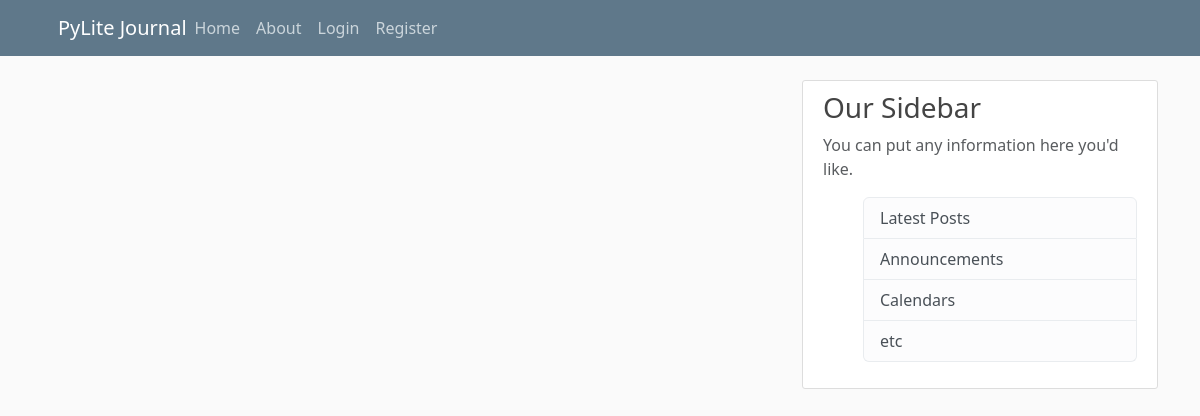
The app's page /, older data.
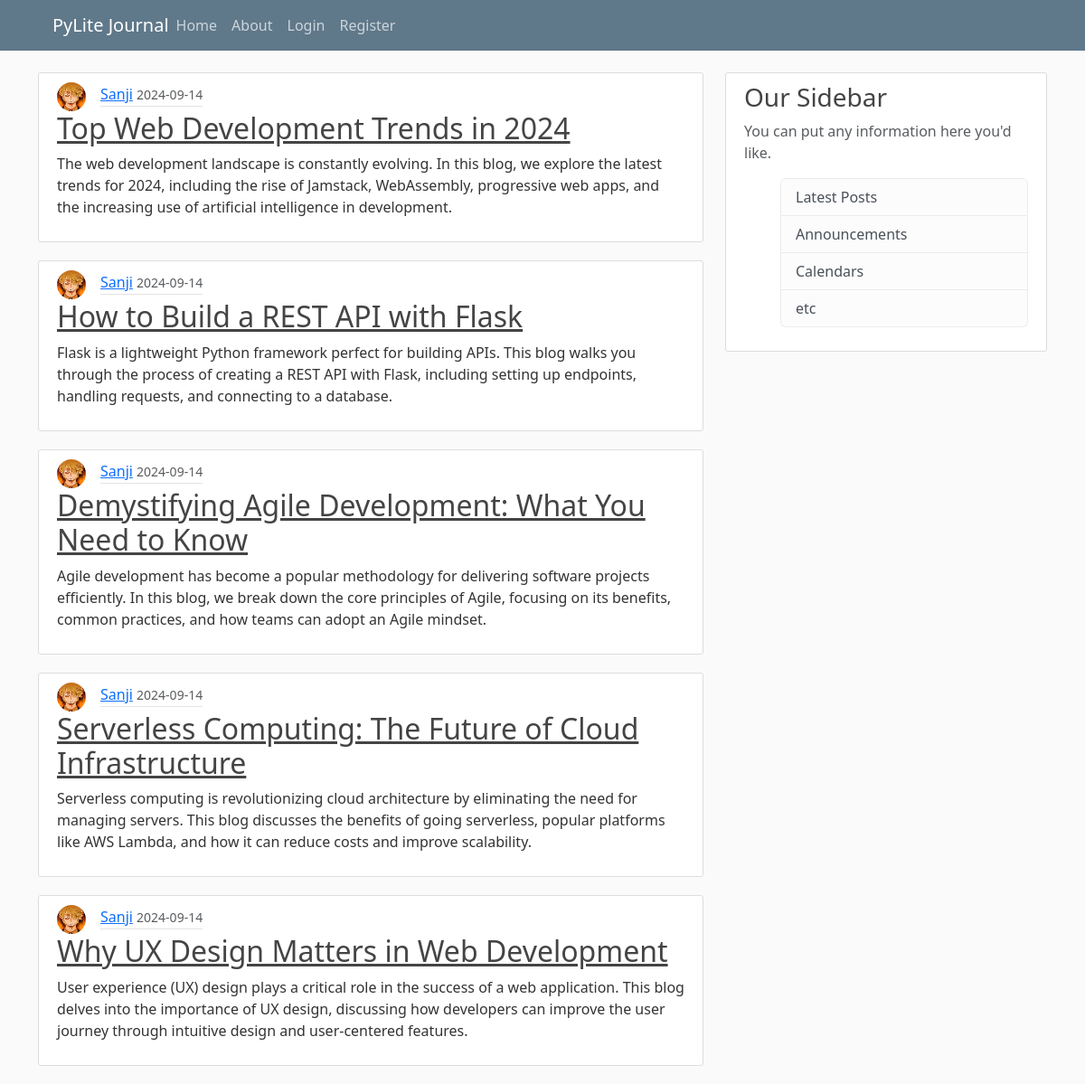
The same page, newer data.
### flask_blog/models.py (models this page shows, shortened)
class Post(db.Model):
  id = db.Column(db.Integer, primary_key=True)
  title = db.Column(db.String(100), nullable=False)
  date = db.Column(db.DateTime, nullable=False, default=datetime.now)
  content = db.Column(db.Text, nullable=False)
  user_id = db.Column(db.Integer, db.ForeignKey('user.id'), nullable=False)

class User(db.Model, UserMixin):
  id = db.Column(db.Integer, primary_key=True)
  username = db.Column(db.String(20), unique=True, nullable=False)
  email = db.Column(db.String(120), unique=True, nullable=False)
  image_file = db.Column(db.String(20), nullable=False, default='default.jpg')
  password = db.Column(db.String(60), nullable=False)
  posts = db.relationship('Post', backref='author', lazy=True)

### flask_blog/routes.py (the view)
@app.route("/")
def home():
  page = request.args.get('page', 1, type=int)
  posts = Post.query.order_by(Post.date.desc()).paginate(page=page, per_page=5)
  return render_template('home.html', posts=posts, title='Home')

### flask_blog/templates/home.html
{% extends "layout.html" %}
{% block content %}
  {% for post in posts %}
  <article class="media content-section">
    <div class="media-body">
      <div style="display: flex; align-items: center;">
        <img class="rounded-circle article-img"
          src="{{ url_for('static', filename='profile_pictures/' + post.author.image_file) }}" alt="" style="width: 2rem; height: 2rem;">
        <div class="article-metadata">
          <a class="mr-2" href="{{ url_for('post', post_id=post.id) }}">{{ post.author.username }}</a>
          <small class="text-muted">{{ post.date.strftime('%Y-%m-%d') }}</small>
        </div></div>
      <h2><a class="article-title" href="{{ url_for('post', post_id=post.id) }}">{{ post.title }}</a></h2>
      <p class="article-content">{{ post.content }}</p>
    </div>
  </article>
  {% endfor %}
{% endblock content %}

### flask_blog/templates/layout.html (shortened to what this page needs)
<!DOCTYPE html>
<html lang="en">
<head>
  <link rel="stylesheet" href="https://cdn.jsdelivr.net/npm/bootstrap@5.3.3/dist/css/bootstrap.rtl.min.css">
  <link rel="stylesheet" type="text/css"  href="{{ url_for('static', filename='main.css') }}">
</head>
<body>
  <header class="site-header">
    <nav class="navbar navbar-expand-md navbar-dark bg-steel fixed-top">
      <div class="container">
        <a class="navbar-brand mr-4" href="/">PyLite Journal</a>
        <div class="collapse navbar-collapse" id="navbarToggle">
          <div class="navbar-nav mr-auto">
            <a class="nav-item nav-link" href="{{ url_for('home') }}">Home</a>
            <a class="nav-item nav-link" href="{{ url_for('about') }}">About</a>
          </div>
          <div class="navbar-nav">
            {% if current_user.is_authenticated %}
              <a class="nav-item nav-link" href="{{ url_for('account') }}">Account</a>
              <a class="nav-item nav-link" href="{{ url_for('new_post') }}">Create Post</a>
              <a class="nav-item nav-link" href="{{ url_for('logout') }}">Logout</a>
            {% else %}
              <a class="nav-item nav-link" href="{{ url_for('login') }}">Login</a>
              <a class="nav-item nav-link" href="{{ url_for('register') }}">Register</a>
            {% endif %}
          </div>
        </div>
      </div>
    </nav>
  </header>
  <main role="main" class="container">
    <div class="row">
      <div class="col-md-8">
        {% block content %}{% endblock %}
      </div>
      <div class="col-md-4">
        <div class="content-section">
          <h3>Our Sidebar</h3>
          <p class='text-muted'>You can put any information here you'd like.
          <ul class="list-group">
            <li class="list-group-item list-group-item-light">Latest Posts</li>
            <li class="list-group-item list-group-item-light">Announcements</li>
            <li class="list-group-item list-group-item-light">Calendars</li>
            <li class="list-group-item list-group-item-light">etc</li>
          </ul>
          </p>
        </div>
      </div>
    </div>
  </main>
</body>
</html>

### flask_blog/static/main.css (style rules this page uses)
body { background: #fafafa; color: #333333; margin-top: 5rem; }
h1, h2, h3, h4, h5, h6 { color: #444444; }
.bg-steel { background-color: #5f788a; }
.site-header .navbar-nav .nav-link { color: #cbd5db; }
.content-section { background: #ffffff; padding: 10px 20px; border: 1px solid #dddddd; border-radius: 3px; margin-bottom: 20px; }
.article-title { color: #444444; }
.article-content { white-space: pre-line; }
.article-img { height: 65px; width: 65px; margin-right: 16px; }
.article-metadata { padding-bottom: 1px; margin-bottom: 4px; border-bottom: 1px solid #e3e3e3 }

Row changes from the older to the newer data that the page shows:
added Post: image_file (picture), author.username "Sanji", date "2024-09-14", title "Top Web Development Trends in 2024", content "The web development landscape is constantly evolving. In this blog, we explore the latest trends for 2024, including the rise of Jamstack, WebAssembly, progressive web apps, and the increasing use of artificial intelligence in development."
added Post: image_file (picture), author.username "Sanji", date "2024-09-14", title "How to Build a REST API with Flask", content "Flask is a lightweight Python framework perfect for building APIs. This blog walks you through the process of creating a REST API with Flask, including setting up endpoints, handling requests, and connecting to a database."
added Post: image_file (picture), author.username "Sanji", date "2024-09-14", title "Demystifying Agile Development: What You Need to Know", content "Agile development has become a popular methodology for delivering software projects efficiently. In this blog, we break down the core principles of Agile, focusing on its benefits, common practices, and how teams can adopt an Agile mindset."
added Post: image_file (picture), author.username "Sanji", date "2024-09-14", title "Serverless Computing: The Future of Cloud Infrastructure", content "Serverless computing is revolutionizing cloud architecture by eliminating the need for managing servers. This blog discusses the benefits of going serverless, popular platforms like AWS Lambda, and how it can reduce costs and improve scalability."
added Post: image_file (picture), author.username "Sanji", date "2024-09-14", title "Why UX Design Matters in Web Development", content "User experience (UX) design plays a critical role in the success of a web application. This blog delves into the importance of UX design, discussing how developers can improve the user journey through intuitive design and user-centered features."
